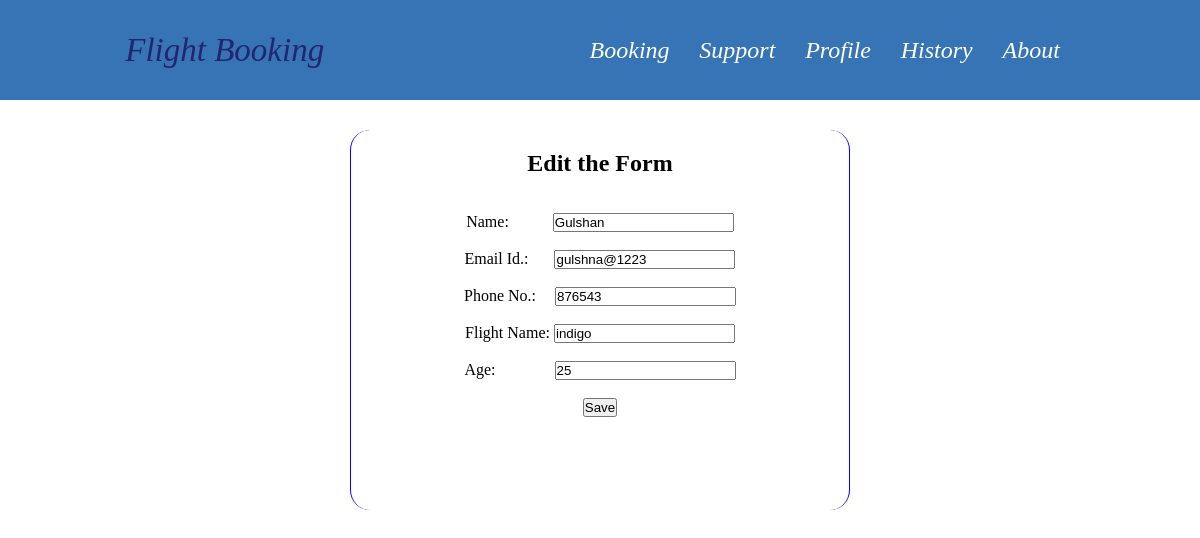
/edit/18, run on the app's committed database.
### base/models.py (models this page shows)
class BookingModel(models.Model):
    flight_name=models.CharField(max_length=50,default='Unknown')
    name=models.CharField(max_length=50)
    email=models.EmailField(max_length=40)
    phno=models.CharField(max_length=10)
    age=models.IntegerField(default=0)

### base/views.py (the view, shortened to what this page needs)
# urls.py: path('edit/<int:pk>',views.edit,name='edit'),
def edit(request,pk):
    book=BookingModel.objects.get(id=pk)
    return render(request,'edit.html',{'book':book})

### base/templates/edit.html (shortened to what this page needs)
{% extends 'main.html' %}
{% block content %}
<center>
   <div class="booking">
    <h2>Edit the Form</h2><br><br>
    <form action="" method="POST">
        <label for="" style="padding-right: 40px;">Name: </label>
        <input type="text" name="name" value="{{book.name}}"><br><br>
        <label for="" style="padding-right: 22px;">Email Id.: </label>
        <input type="email" name="email" value="{{book.email}}"><br><br>
        <label for="" style="padding-right: 15px;">Phone No.: </label>
        <input type="number" name="phno" value="{{book.phno}}"><br><br>
        <label for="">Flight Name: </label>
        <input type="text" name="flight_name" value="{{book.flight_name}}"><br><br>
        <label for="" style="padding-right: 55px;">Age: </label>
        <input type="number" name="age" value="{{book.age}}"><br><br>
        <input type="submit" value="Save">
    </form>
   </div>
</center>
{% endblock content %}

### static/style.css (style rules this page uses)
* { margin: 0; padding: 0; box-sizing: border-box; }
.booking { height: 380px; width: 500px; margin: 30px; padding: 20px; border-right: 1px solid blue; border-left: 1px solid blue; border-radius: 20px; }

### data on the page
BookingModel: name "Gulshan", email "gulshna@1223", phno "876543", flight_name "indigo", age "25"
